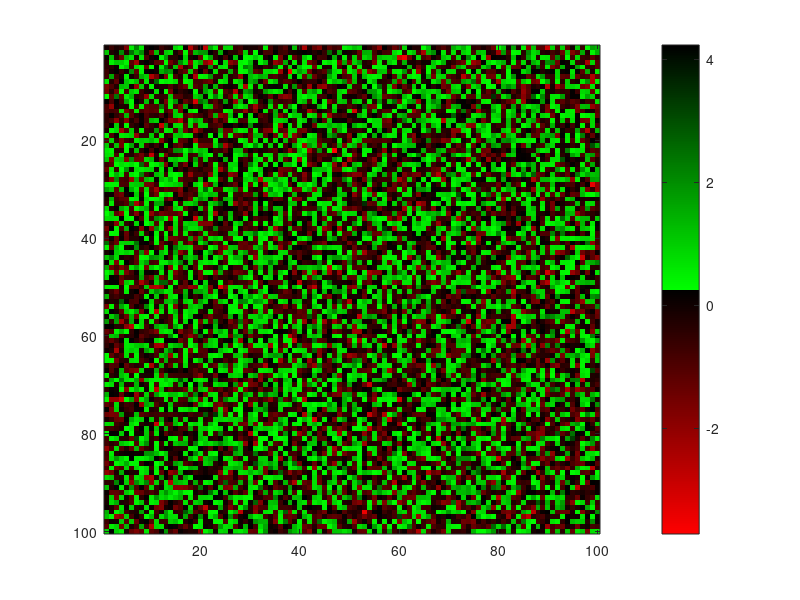

Here is the MATLAB script that generated this plot:
% Creates a custom colormap for ISR paper
%
% Goes from green (large) to black (zero) to red (negative)

function cmap = custom_colormap()

% Define custom colormap
negativeColor = [1, 0, 0];  % Red for smaller numbers
zeroColor = [0, 0, 0];      % Black for zero
positiveColor = [0, 1, 0];  % Green for larger numbers

% Number of colormap steps (adjust as needed)
numSteps = 256;

% Create custom colormap matrix
customColormap = zeros(numSteps, 3);

% Interpolate colors for the colormap
for i = 1:numSteps
    if i <= numSteps / 2
        % Interpolate from red to black for smaller numbers
        customColormap(i, :) = (numSteps / 2 - i) / (numSteps / 2) * negativeColor + i / (numSteps / 2) * zeroColor;
    else
        % Interpolate from black to green for larger numbers
        customColormap(i, :) = (i - numSteps / 2) / (numSteps / 2) * zeroColor + (numSteps - i) / (numSteps / 2) * positiveColor;
    end
end

% Make sure values greater than or equal to zero are set to green
%customColormap(numSteps/2+1:end, :) = positiveColor;

% Create your image data (replace this with your actual data)
data = randn(100, 100);  % Example random data

% Create the imagesc plot with the custom colormap
imagesc(data);
colormap(customColormap);

% Add colorbar for reference
colorbar;
cmap = customColormap;

return